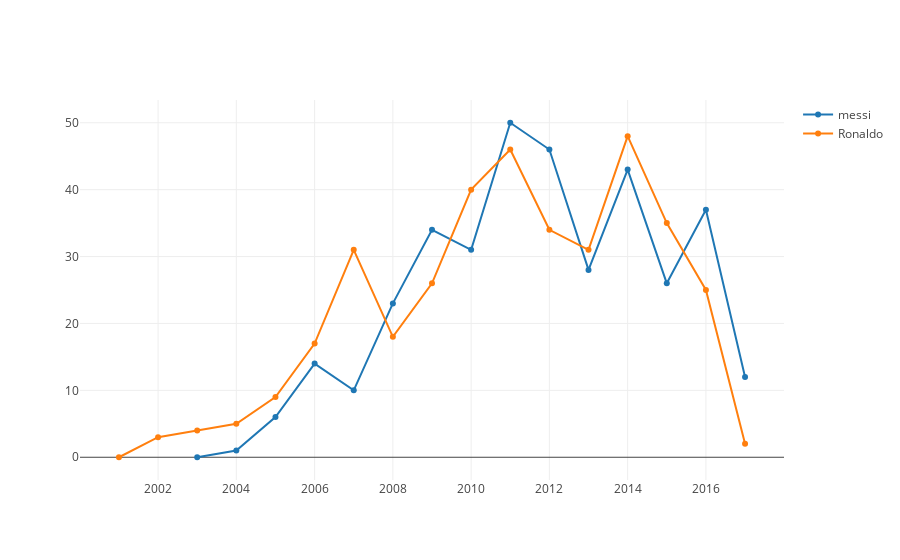

Notebook source saved alongside this figure:
### Code cell
trace0 = go.Scatter(
    x = messi['Year'],
    y = messi['Championship_goals'],
    mode = 'lines+markers',
    name = 'messi'
)
trace1 = go.Scatter(
    x = ronaldo['Year'],
    y = ronaldo['Championship_goals'],
    mode = 'lines+markers',
    name = 'Ronaldo'
)

data = [trace0, trace1]

layout = go.Layout(
    title='test',
    xaxis=dict(
    )
)
fig = go.Figure(data=data, layout=layout)

#go.Layout(xaxis = list(autorange = "reversed"))

iplot(data)

### Figure 1 — Plotly figure (JSON) as saved in the notebook; plotly's stock layout.template omitted (floating-point values rounded to 4 significant figures)
{"data": [{"mode": "lines+markers", "name": "messi", "type": "scatter", "x": [2017, 2016, 2015, 2014, 2013, 2012, 2011, 2010, 2009, 2008, 2007, 2006, 2005, 2004, 2003], "y": [12, 37, 26, 43, 28, 46, 50, 31, 34, 23, 10, 14, 6, 1, 0]}, {"mode": "lines+markers", "name": "Ronaldo", "type": "scatter", "x": [2017, 2016, 2015, 2014, 2013, 2012, 2011, 2010, 2009, 2008, 2007, 2006, 2005, 2004, 2003, 2002, 2001], "y": [2, 25, 35, 48, 31, 34, 46, 40, 26, 18, 31, 17, 9, 5, 4, 3, 0]}], "layout": {}}
